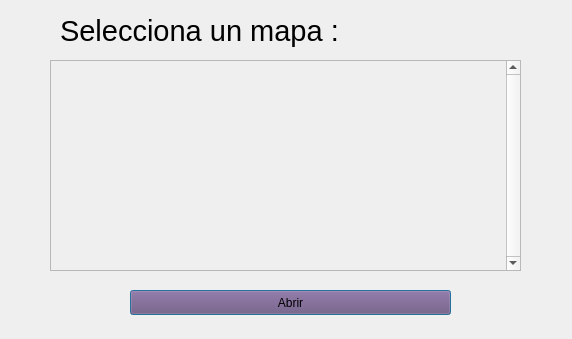
<?xml version="1.0" encoding="UTF-8"?>
<ui version="4.0">
 <class>open_window</class>
 <widget class="QDialog" name="open_window">
  <property name="geometry">
   <rect>
    <x>0</x>
    <y>0</y>
    <width>572</width>
    <height>339</height>
   </rect>
  </property>
  <property name="windowTitle">
   <string>Dialog</string>
  </property>
  <widget class="QPushButton" name="open_boton">
   <property name="geometry">
    <rect>
     <x>130</x>
     <y>290</y>
     <width>321</width>
     <height>25</height>
    </rect>
   </property>
   <property name="styleSheet">
    <string notr="true">background-color: rgb(117, 80, 123);</string>
   </property>
   <property name="text">
    <string>Abrir</string>
   </property>
  </widget>
  <widget class="QLabel" name="label">
   <property name="geometry">
    <rect>
     <x>60</x>
     <y>10</y>
     <width>431</width>
     <height>41</height>
    </rect>
   </property>
   <property name="font">
    <font>
     <pointsize>22</pointsize>
    </font>
   </property>
   <property name="text">
    <string>Selecciona un mapa :</string>
   </property>
  </widget>
  <widget class="QScrollArea" name="map_saved_scroll">
   <property name="geometry">
    <rect>
     <x>50</x>
     <y>60</y>
     <width>471</width>
     <height>211</height>
    </rect>
   </property>
   <property name="verticalScrollBarPolicy">
    <enum>Qt::ScrollBarAlwaysOn</enum>
   </property>
   <property name="widgetResizable">
    <bool>true</bool>
   </property>
   <widget class="QWidget" name="map_saved_container">
    <property name="geometry">
     <rect>
      <x>0</x>
      <y>0</y>
      <width>455</width>
      <height>209</height>
     </rect>
    </property>
   </widget>
  </widget>
 </widget>
 <resources/>
 <connections/>
</ui>
